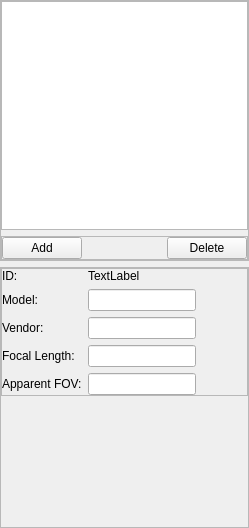
<?xml version="1.0" encoding="UTF-8"?>
<ui version="4.0">
 <class>OcularsWidget</class>
 <widget class="QWidget" name="OcularsWidget">
  <property name="geometry">
   <rect>
    <x>0</x>
    <y>0</y>
    <width>249</width>
    <height>528</height>
   </rect>
  </property>
  <property name="windowTitle">
   <string>Form</string>
  </property>
  <layout class="QVBoxLayout" name="verticalLayout_2">
   <property name="spacing">
    <number>-1</number>
   </property>
   <property name="margin">
    <number>0</number>
   </property>
   <item>
    <widget class="QFrame" name="listFrame">
     <property name="frameShape">
      <enum>QFrame::StyledPanel</enum>
     </property>
     <property name="frameShadow">
      <enum>QFrame::Raised</enum>
     </property>
     <layout class="QVBoxLayout" name="verticalLayout_9">
      <property name="spacing">
       <number>-1</number>
      </property>
      <property name="margin">
       <number>0</number>
      </property>
      <item>
       <widget class="QListView" name="ocularsListView"/>
      </item>
      <item>
       <widget class="QFrame" name="frame_15">
        <property name="frameShape">
         <enum>QFrame::StyledPanel</enum>
        </property>
        <property name="frameShadow">
         <enum>QFrame::Raised</enum>
        </property>
        <layout class="QHBoxLayout" name="horizontalLayout_8">
         <property name="spacing">
          <number>0</number>
         </property>
         <property name="margin">
          <number>0</number>
         </property>
         <item>
          <widget class="QPushButton" name="addOcularButton">
           <property name="text">
            <string>Add</string>
           </property>
          </widget>
         </item>
         <item>
          <spacer name="horizontalSpacer_7">
           <property name="orientation">
            <enum>Qt::Horizontal</enum>
           </property>
           <property name="sizeHint" stdset="0">
            <size>
             <width>70</width>
             <height>20</height>
            </size>
           </property>
          </spacer>
         </item>
         <item>
          <widget class="QPushButton" name="deleteOcularButton">
           <property name="text">
            <string>Delete</string>
           </property>
          </widget>
         </item>
        </layout>
       </widget>
      </item>
     </layout>
    </widget>
   </item>
   <item>
    <widget class="QFrame" name="infoFrame">
     <property name="frameShape">
      <enum>QFrame::StyledPanel</enum>
     </property>
     <property name="frameShadow">
      <enum>QFrame::Raised</enum>
     </property>
     <layout class="QVBoxLayout" name="verticalLayout">
      <property name="spacing">
       <number>-1</number>
      </property>
      <property name="margin">
       <number>0</number>
      </property>
      <item>
       <widget class="QFrame" name="stackedWidget">
        <property name="frameShape">
         <enum>QFrame::StyledPanel</enum>
        </property>
        <property name="frameShadow">
         <enum>QFrame::Raised</enum>
        </property>
        <layout class="QFormLayout" name="formLayout">
         <property name="fieldGrowthPolicy">
          <enum>QFormLayout::FieldsStayAtSizeHint</enum>
         </property>
         <property name="margin">
          <number>0</number>
         </property>
         <item row="0" column="0">
          <widget class="QLabel" name="label">
           <property name="text">
            <string>ID:</string>
           </property>
          </widget>
         </item>
         <item row="0" column="1">
          <widget class="QLabel" name="idLabel">
           <property name="text">
            <string>TextLabel</string>
           </property>
          </widget>
         </item>
         <item row="1" column="0">
          <widget class="QLabel" name="label_3">
           <property name="text">
            <string>Model:</string>
           </property>
          </widget>
         </item>
         <item row="1" column="1">
          <widget class="QLineEdit" name="modelLineEdit">
           <property name="sizePolicy">
            <sizepolicy hsizetype="Expanding" vsizetype="Fixed">
             <horstretch>0</horstretch>
             <verstretch>0</verstretch>
            </sizepolicy>
           </property>
          </widget>
         </item>
         <item row="2" column="0">
          <widget class="QLabel" name="label_4">
           <property name="text">
            <string>Vendor:</string>
           </property>
          </widget>
         </item>
         <item row="2" column="1">
          <widget class="QLineEdit" name="vendorLineEdit"/>
         </item>
         <item row="3" column="0">
          <widget class="QLabel" name="label_5">
           <property name="text">
            <string>Focal Length:</string>
           </property>
          </widget>
         </item>
         <item row="3" column="1">
          <widget class="QLineEdit" name="focalLengthLineEdit"/>
         </item>
         <item row="4" column="0">
          <widget class="QLabel" name="label_6">
           <property name="text">
            <string>Apparent FOV:</string>
           </property>
          </widget>
         </item>
         <item row="4" column="1">
          <widget class="QLineEdit" name="apparentFOVLineEdit"/>
         </item>
        </layout>
       </widget>
      </item>
      <item>
       <spacer name="verticalSpacer">
        <property name="orientation">
         <enum>Qt::Vertical</enum>
        </property>
        <property name="sizeHint" stdset="0">
         <size>
          <width>20</width>
          <height>43</height>
         </size>
        </property>
       </spacer>
      </item>
     </layout>
     <zorder>verticalSpacer</zorder>
     <zorder>stackedWidget</zorder>
    </widget>
   </item>
  </layout>
 </widget>
 <resources/>
 <connections/>
</ui>
